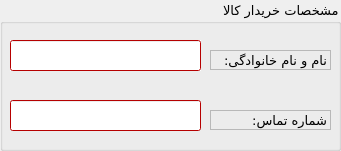
  <widget class="QGroupBox" name="groupBox">
   <property name="geometry">
    <rect>
     <x>1020</x>
     <y>20</y>
     <width>341</width>
     <height>151</height>
    </rect>
   </property>
   <property name="font">
    <font>
     <family>B Traffic</family>
     <pointsize>10</pointsize>
    </font>
   </property>
   <property name="layoutDirection">
    <enum>Qt::RightToLeft</enum>
   </property>
   <property name="locale">
    <locale language="Persian" country="Iran"/>
   </property>
   <property name="title">
    <string>مشخصات خریدار کالا</string>
   </property>
   <property name="alignment">
    <set>Qt::AlignLeading|Qt::AlignLeft|Qt::AlignVCenter</set>
   </property>
   <property name="flat">
    <bool>false</bool>
   </property>
   <property name="checkable">
    <bool>false</bool>
   </property>
   <property name="checked">
    <bool>false</bool>
   </property>
   <widget class="QLabel" name="label">
    <property name="geometry">
     <rect>
      <x>210</x>
      <y>50</y>
      <width>121</width>
      <height>20</height>
     </rect>
    </property>
    <property name="frameShape">
     <enum>QFrame::StyledPanel</enum>
    </property>
    <property name="frameShadow">
     <enum>QFrame::Sunken</enum>
    </property>
    <property name="text">
     <string>نام و نام خانوادگی:</string>
    </property>
   </widget>
   <widget class="QLabel" name="label_2">
    <property name="geometry">
     <rect>
      <x>210</x>
      <y>110</y>
      <width>121</width>
      <height>20</height>
     </rect>
    </property>
    <property name="frameShape">
     <enum>QFrame::StyledPanel</enum>
    </property>
    <property name="text">
     <string>شماره تماس:</string>
    </property>
   </widget>
   <widget class="QLineEdit" name="lineEdit">
    <property name="geometry">
     <rect>
      <x>10</x>
      <y>40</y>
      <width>191</width>
      <height>31</height>
     </rect>
    </property>
    <property name="palette">
     <palette>
      <active>
       <colorrole role="WindowText">
        <brush brushstyle="SolidPattern">
         <color alpha="255">
          <red>0</red>
          <green>0</green>
          <blue>0</blue>
         </color>
        </brush>
       </colorrole>
       <colorrole role="Button">
        <brush brushstyle="SolidPattern">
         <color alpha="255">
          <red>255</red>
          <green>0</green>
          <blue>0</blue>
         </color>
        </brush>
       </colorrole>
       <colorrole role="Light">
        <brush brushstyle="SolidPattern">
         <color alpha="255">
          <red>255</red>
          <green>127</green>
          <blue>127</blue>
         </color>
        </brush>
       </colorrole>
       <colorrole role="Midlight">
        <brush brushstyle="SolidPattern">
         <color alpha="255">
          <red>255</red>
          <green>63</green>
          <blue>63</blue>
         </color>
        </brush>
       </colorrole>
       <colorrole role="Dark">
        <brush brushstyle="SolidPattern">
         <color alpha="255">
          <red>127</red>
          <green>0</green>
          <blue>0</blue>
         </color>
        </brush>
       </colorrole>
       <colorrole role="Mid">
        <brush brushstyle="SolidPattern">
         <color alpha="255">
          <red>170</red>
          <green>0</green>
          <blue>0</blue>
         </color>
        </brush>
       </colorrole>
       <colorrole role="Text">
        <brush brushstyle="SolidPattern">
         <color alpha="255">
          <red>0</red>
          <green>0</green>
          <blue>0</blue>
         </color>
        </brush>
       </colorrole>
       <colorrole role="BrightText">
        <brush brushstyle="SolidPattern">
         <color alpha="255">
          <red>255</red>
          <green>255</green>
          <blue>255</blue>
         </color>
        </brush>
       </colorrole>
       <colorrole role="ButtonText">
        <brush brushstyle="SolidPattern">
         <color alpha="255">
          <red>0</red>
          <green>0</green>
          <blue>0</blue>
         </color>
        </brush>
       </colorrole>
       <colorrole role="Base">
        <brush brushstyle="SolidPattern">
         <color alpha="255">
          <red>255</red>
          <green>255</green>
          <blue>255</blue>
         </color>
        </brush>
       </colorrole>
       <colorrole role="Window">
        <brush brushstyle="SolidPattern">
         <color alpha="255">
          <red>255</red>
          <green>0</green>
          <blue>0</blue>
         </color>
        </brush>
       </colorrole>
       <colorrole role="Shadow">
        <brush brushstyle="SolidPattern">
         <color alpha="255">
          <red>0</red>
          <green>0</green>
          <blue>0</blue>
         </color>
        </brush>
       </colorrole>
       <colorrole role="AlternateBase">
        <brush brushstyle="SolidPattern">
         <color alpha="255">
          <red>255</red>
          <green>127</green>
          <blue>127</blue>
         </color>
        </brush>
       </colorrole>
       <colorrole role="ToolTipBase">
        <brush brushstyle="SolidPattern">
         <color alpha="255">
          <red>255</red>
          <green>255</green>
          <blue>220</blue>
         </color>
        </brush>
       </colorrole>
       <colorrole role="ToolTipText">
        <brush brushstyle="SolidPattern">
         <color alpha="255">
          <red>0</red>
          <green>0</green>
          <blue>0</blue>
         </color>
        </brush>
       </colorrole>
      </active>
      <inactive>
       <colorrole role="WindowText">
        <brush brushstyle="SolidPattern">
         <color alpha="255">
          <red>0</red>
          <green>0</green>
          <blue>0</blue>
         </color>
        </brush>
       </colorrole>
       <colorrole role="Button">
        <brush brushstyle="SolidPattern">
         <color alpha="255">
          <red>255</red>
          <green>0</green>
          <blue>0</blue>
         </color>
        </brush>
       </colorrole>
       <colorrole role="Light">
        <brush brushstyle="SolidPattern">
         <color alpha="255">
          <red>255</red>
          <green>127</green>
          <blue>127</blue>
         </color>
        </brush>
       </colorrole>
       <colorrole role="Midlight">
        <brush brushstyle="SolidPattern">
         <color alpha="255">
          <red>255</red>
          <green>63</green>
          <blue>63</blue>
         </color>
        </brush>
       </colorrole>
       <colorrole role="Dark">
        <brush brushstyle="SolidPattern">
         <color alpha="255">
          <red>127</red>
          <green>0</green>
          <blue>0</blue>
         </color>
        </brush>
       </colorrole>
       <colorrole role="Mid">
        <brush brushstyle="SolidPattern">
         <color alpha="255">
          <red>170</red>
          <green>0</green>
          <blue>0</blue>
         </color>
        </brush>
       </colorrole>
       <colorrole role="Text">
        <brush brushstyle="SolidPattern">
         <color alpha="255">
          <red>0</red>
          <green>0</green>
          <blue>0</blue>
         </color>
        </brush>
       </colorrole>
       <colorrole role="BrightText">
        <brush brushstyle="SolidPattern">
         <color alpha="255">
          <red>255</red>
          <green>255</green>
          <blue>255</blue>
         </color>
        </brush>
       </colorrole>
       <colorrole role="ButtonText">
        <brush brushstyle="SolidPattern">
         <color alpha="255">
          <red>0</red>
          <green>0</green>
          <blue>0</blue>
         </color>
        </brush>
       </colorrole>
       <colorrole role="Base">
        <brush brushstyle="SolidPattern">
         <color alpha="255">
          <red>255</red>
          <green>255</green>
          <blue>255</blue>
         </color>
        </brush>
       </colorrole>
       <colorrole role="Window">
        <brush brushstyle="SolidPattern">
         <color alpha="255">
          <red>255</red>
          <green>0</green>
          <blue>0</blue>
         </color>
        </brush>
       </colorrole>
       <colorrole role="Shadow">
        <brush brushstyle="SolidPattern">
         <color alpha="255">
          <red>0</red>
          <green>0</green>
          <blue>0</blue>
         </color>
        </brush>
       </colorrole>
       <colorrole role="AlternateBase">
        <brush brushstyle="SolidPattern">
         <color alpha="255">
          <red>255</red>
          <green>127</green>
          <blue>127</blue>
         </color>
        </brush>
       </colorrole>
       <colorrole role="ToolTipBase">
        <brush brushstyle="SolidPattern">
         <color alpha="255">
          <red>255</red>
          <green>255</green>
          <blue>220</blue>
         </color>
        </brush>
       </colorrole>
       <colorrole role="ToolTipText">
        <brush brushstyle="SolidPattern">
         <color alpha="255">
          <red>0</red>
          <green>0</green>
          <blue>0</blue>
         </color>
        </brush>
       </colorrole>
      </inactive>
      <disabled>
       <colorrole role="WindowText">
        <brush brushstyle="SolidPattern">
         <color alpha="255">
          <red>127</red>
          <green>0</green>
          <blue>0</blue>
         </color>
        </brush>
       </colorrole>
       <colorrole role="Button">
        <brush brushstyle="SolidPattern">
         <color alpha="255">
          <red>255</red>
          <green>0</green>
          <blue>0</blue>
         </color>
        </brush>
       </colorrole>
       <colorrole role="Light">
        <brush brushstyle="SolidPattern">
         <color alpha="255">
          <red>255</red>
          <green>127</green>
          <blue>127</blue>
         </color>
        </brush>
       </colorrole>
       <colorrole role="Midlight">
        <brush brushstyle="SolidPattern">
         <color alpha="255">
          <red>255</red>
          <green>63</green>
          <blue>63</blue>
         </color>
        </brush>
       </colorrole>
       <colorrole role="Dark">
        <brush brushstyle="SolidPattern">
         <color alpha="255">
          <red>127</red>
          <green>0</green>
          <blue>0</blue>
         </color>
        </brush>
       </colorrole>
       <colorrole role="Mid">
        <brush brushstyle="SolidPattern">
         <color alpha="255">
          <red>170</red>
          <green>0</green>
          <blue>0</blue>
         </color>
        </brush>
       </colorrole>
       <colorrole role="Text">
        <brush brushstyle="SolidPattern">
         <color alpha="255">
          <red>127</red>
          <green>0</green>
          <blue>0</blue>
         </color>
        </brush>
       </colorrole>
       <colorrole role="BrightText">
        <brush brushstyle="SolidPattern">
         <color alpha="255">
          <red>255</red>
          <green>255</green>
          <blue>255</blue>
         </color>
        </brush>
       </colorrole>
       <colorrole role="ButtonText">
        <brush brushstyle="SolidPattern">
         <color alpha="255">
          <red>127</red>
          <green>0</green>
          <blue>0</blue>
         </color>
        </brush>
       </colorrole>
       <colorrole role="Base">
        <brush brushstyle="SolidPattern">
         <color alpha="255">
          <red>255</red>
          <green>0</green>
          <blue>0</blue>
         </color>
        </brush>
       </colorrole>
       <colorrole role="Window">
        <brush brushstyle="SolidPattern">
         <color alpha="255">
          <red>255</red>
          <green>0</green>
          <blue>0</blue>
         </color>
        </brush>
       </colorrole>
       <colorrole role="Shadow">
        <brush brushstyle="SolidPattern">
         <color alpha="255">
          <red>0</red>
          <green>0</green>
          <blue>0</blue>
         </color>
        </brush>
       </colorrole>
       <colorrole role="AlternateBase">
        <brush brushstyle="SolidPattern">
         <color alpha="255">
          <red>255</red>
          <green>0</green>
          <blue>0</blue>
         </color>
        </brush>
       </colorrole>
       <colorrole role="ToolTipBase">
        <brush brushstyle="SolidPattern">
         <color alpha="255">
          <red>255</red>
          <green>255</green>
          <blue>220</blue>
         </color>
        </brush>
       </colorrole>
       <colorrole role="ToolTipText">
        <brush brushstyle="SolidPattern">
         <color alpha="255">
          <red>0</red>
          <green>0</green>
          <blue>0</blue>
         </color>
        </brush>
       </colorrole>
      </disabled>
     </palette>
    </property>
    <property name="autoFillBackground">
     <bool>true</bool>
    </property>
    <property name="inputMask">
     <string/>
    </property>
   </widget>
   <widget class="QLineEdit" name="lineEdit_2">
    <property name="geometry">
     <rect>
      <x>10</x>
      <y>100</y>
      <width>191</width>
      <height>31</height>
     </rect>
    </property>
    <property name="palette">
     <palette>
      <active>
       <colorrole role="WindowText">
        <brush brushstyle="SolidPattern">
         <color alpha="255">
          <red>0</red>
          <green>0</green>
          <blue>0</blue>
         </color>
        </brush>
       </colorrole>
       <colorrole role="Button">
        <brush brushstyle="SolidPattern">
         <color alpha="255">
          <red>255</red>
          <green>0</green>
          <blue>0</blue>
         </color>
        </brush>
       </colorrole>
       <colorrole role="Light">
        <brush brushstyle="SolidPattern">
         <color alpha="255">
          <red>255</red>
          <green>127</green>
          <blue>127</blue>
         </color>
        </brush>
       </colorrole>
       <colorrole role="Midlight">
        <brush brushstyle="SolidPattern">
         <color alpha="255">
          <red>255</red>
          <green>63</green>
          <blue>63</blue>
         </color>
        </brush>
       </colorrole>
       <colorrole role="Dark">
        <brush brushstyle="SolidPattern">
         <color alpha="255">
          <red>127</red>
          <green>0</green>
          <blue>0</blue>
         </color>
        </brush>
       </colorrole>
       <colorrole role="Mid">
        <brush brushstyle="SolidPattern">
         <color alpha="255">
          <red>170</red>
          <green>0</green>
          <blue>0</blue>
         </color>
        </brush>
       </colorrole>
       <colorrole role="Text">
        <brush brushstyle="SolidPattern">
         <color alpha="255">
          <red>0</red>
          <green>0</green>
          <blue>0</blue>
         </color>
        </brush>
       </colorrole>
       <colorrole role="BrightText">
        <brush brushstyle="SolidPattern">
         <color alpha="255">
          <red>255</red>
          <green>255</green>
          <blue>255</blue>
         </color>
        </brush>
       </colorrole>
       <colorrole role="ButtonText">
        <brush brushstyle="SolidPattern">
         <color alpha="255">
          <red>0</red>
          <green>0</green>
          <blue>0</blue>
         </color>
        </brush>
       </colorrole>
       <colorrole role="Base">
        <brush brushstyle="SolidPattern">
         <color alpha="255">
          <red>255</red>
          <green>255</green>
          <blue>255</blue>
         </color>
        </brush>
       </colorrole>
       <colorrole role="Window">
        <brush brushstyle="SolidPattern">
         <color alpha="255">
          <red>255</red>
          <green>0</green>
          <blue>0</blue>
         </color>
        </brush>
       </colorrole>
       <colorrole role="Shadow">
        <brush brushstyle="SolidPattern">
         <color alpha="255">
          <red>0</red>
          <green>0</green>
          <blue>0</blue>
         </color>
        </brush>
       </colorrole>
       <colorrole role="AlternateBase">
        <brush brushstyle="SolidPattern">
         <color alpha="255">
          <red>255</red>
          <green>127</green>
          <blue>127</blue>
         </color>
        </brush>
       </colorrole>
       <colorrole role="ToolTipBase">
        <brush brushstyle="SolidPattern">
         <color alpha="255">
          <red>255</red>
          <green>255</green>
          <blue>220</blue>
         </color>
        </brush>
       </colorrole>
       <colorrole role="ToolTipText">
        <brush brushstyle="SolidPattern">
         <color alpha="255">
          <red>0</red>
          <green>0</green>
          <blue>0</blue>
         </color>
        </brush>
       </colorrole>
      </active>
      <inactive>
       <colorrole role="WindowText">
        <brush brushstyle="SolidPattern">
         <color alpha="255">
          <red>0</red>
          <green>0</green>
          <blue>0</blue>
         </color>
        </brush>
       </colorrole>
       <colorrole role="Button">
        <brush brushstyle="SolidPattern">
         <color alpha="255">
          <red>255</red>
          <green>0</green>
          <blue>0</blue>
         </color>
        </brush>
       </colorrole>
       <colorrole role="Light">
        <brush brushstyle="SolidPattern">
         <color alpha="255">
          <red>255</red>
          <green>127</green>
          <blue>127</blue>
         </color>
        </brush>
       </colorrole>
       <colorrole role="Midlight">
        <brush brushstyle="SolidPattern">
         <color alpha="255">
          <red>255</red>
          <green>63</green>
          <blue>63</blue>
         </color>
        </brush>
       </colorrole>
       <colorrole role="Dark">
        <brush brushstyle="SolidPattern">
         <color alpha="255">
          <red>127</red>
          <green>0</green>
          <blue>0</blue>
         </color>
        </brush>
       </colorrole>
       <colorrole role="Mid">
        <brush brushstyle="SolidPattern">
         <color alpha="255">
          <red>170</red>
          <green>0</green>
          <blue>0</blue>
         </color>
        </brush>
       </colorrole>
       <colorrole role="Text">
        <brush brushstyle="SolidPattern">
         <color alpha="255">
          <red>0</red>
          <green>0</green>
          <blue>0</blue>
         </color>
        </brush>
       </colorrole>
       <colorrole role="BrightText">
        <brush brushstyle="SolidPattern">
         <color alpha="255">
          <red>255</red>
          <green>255</green>
          <blue>255</blue>
         </color>
        </brush>
       </colorrole>
       <colorrole role="ButtonText">
        <brush brushstyle="SolidPattern">
         <color alpha="255">
          <red>0</red>
          <green>0</green>
          <blue>0</blue>
         </color>
        </brush>
       </colorrole>
       <colorrole role="Base">
        <brush brushstyle="SolidPattern">
         <color alpha="255">
          <red>255</red>
          <green>255</green>
          <blue>255</blue>
         </color>
        </brush>
       </colorrole>
       <colorrole role="Window">
        <brush brushstyle="SolidPattern">
         <color alpha="255">
          <red>255</red>
          <green>0</green>
          <blue>0</blue>
         </color>
        </brush>
       </colorrole>
       <colorrole role="Shadow">
        <brush brushstyle="SolidPattern">
         <color alpha="255">
          <red>0</red>
          <green>0</green>
          <blue>0</blue>
         </color>
        </brush>
       </colorrole>
       <colorrole role="AlternateBase">
        <brush brushstyle="SolidPattern">
         <color alpha="255">
          <red>255</red>
          <green>127</green>
          <blue>127</blue>
         </color>
        </brush>
       </colorrole>
       <colorrole role="ToolTipBase">
        <brush brushstyle="SolidPattern">
         <color alpha="255">
          <red>255</red>
          <green>255</green>
          <blue>220</blue>
         </color>
        </brush>
       </colorrole>
       <colorrole role="ToolTipText">
        <brush brushstyle="SolidPattern">
         <color alpha="255">
          <red>0</red>
          <green>0</green>
          <blue>0</blue>
         </color>
        </brush>
       </colorrole>
      </inactive>
      <disabled>
       <colorrole role="WindowText">
        <brush brushstyle="SolidPattern">
         <color alpha="255">
          <red>127</red>
          <green>0</green>
          <blue>0</blue>
         </color>
        </brush>
       </colorrole>
       <colorrole role="Button">
        <brush brushstyle="SolidPattern">
         <color alpha="255">
          <red>255</red>
          <green>0</green>
          <blue>0</blue>
         </color>
        </brush>
       </colorrole>
       <colorrole role="Light">
        <brush brushstyle="SolidPattern">
         <color alpha="255">
          <red>255</red>
          <green>127</green>
          <blue>127</blue>
         </color>
        </brush>
       </colorrole>
       <colorrole role="Midlight">
        <brush brushstyle="SolidPattern">
         <color alpha="255">
          <red>255</red>
          <green>63</green>
          <blue>63</blue>
         </color>
        </brush>
       </colorrole>
       <colorrole role="Dark">
        <brush brushstyle="SolidPattern">
         <color alpha="255">
          <red>127</red>
          <green>0</green>
          <blue>0</blue>
         </color>
        </brush>
       </colorrole>
       <colorrole role="Mid">
        <brush brushstyle="SolidPattern">
         <color alpha="255">
          <red>170</red>
          <green>0</green>
          <blue>0</blue>
         </color>
        </brush>
       </colorrole>
       <colorrole role="Text">
        <brush brushstyle="SolidPattern">
         <color alpha="255">
          <red>127</red>
          <green>0</green>
          <blue>0</blue>
         </color>
        </brush>
       </colorrole>
       <colorrole role="BrightText">
        <brush brushstyle="SolidPattern">
         <color alpha="255">
          <red>255</red>
          <green>255</green>
          <blue>255</blue>
         </color>
        </brush>
       </colorrole>
       <colorrole role="ButtonText">
        <brush brushstyle="SolidPattern">
         <color alpha="255">
          <red>127</red>
          <green>0</green>
          <blue>0</blue>
         </color>
        </brush>
       </colorrole>
       <colorrole role="Base">
        <brush brushstyle="SolidPattern">
         <color alpha="255">
          <red>255</red>
          <green>0</green>
          <blue>0</blue>
         </color>
        </brush>
       </colorrole>
       <colorrole role="Window">
        <brush brushstyle="SolidPattern">
         <color alpha="255">
          <red>255</red>
          <green>0</green>
          <blue>0</blue>
         </color>
        </brush>
       </colorrole>
       <colorrole role="Shadow">
        <brush brushstyle="SolidPattern">
         <color alpha="255">
          <red>0</red>
          <green>0</green>
          <blue>0</blue>
         </color>
        </brush>
       </colorrole>
       <colorrole role="AlternateBase">
        <brush brushstyle="SolidPattern">
         <color alpha="255">
          <red>255</red>
          <green>0</green>
          <blue>0</blue>
         </color>
        </brush>
       </colorrole>
       <colorrole role="ToolTipBase">
        <brush brushstyle="SolidPattern">
         <color alpha="255">
          <red>255</red>
          <green>255</green>
          <blue>220</blue>
         </color>
        </brush>
       </colorrole>
       <colorrole role="ToolTipText">
        <brush brushstyle="SolidPattern">
         <color alpha="255">
          <red>0</red>
          <green>0</green>
          <blue>0</blue>
         </color>
        </brush>
       </colorrole>
      </disabled>
     </palette>
    </property>
   </widget>
  </widget>
